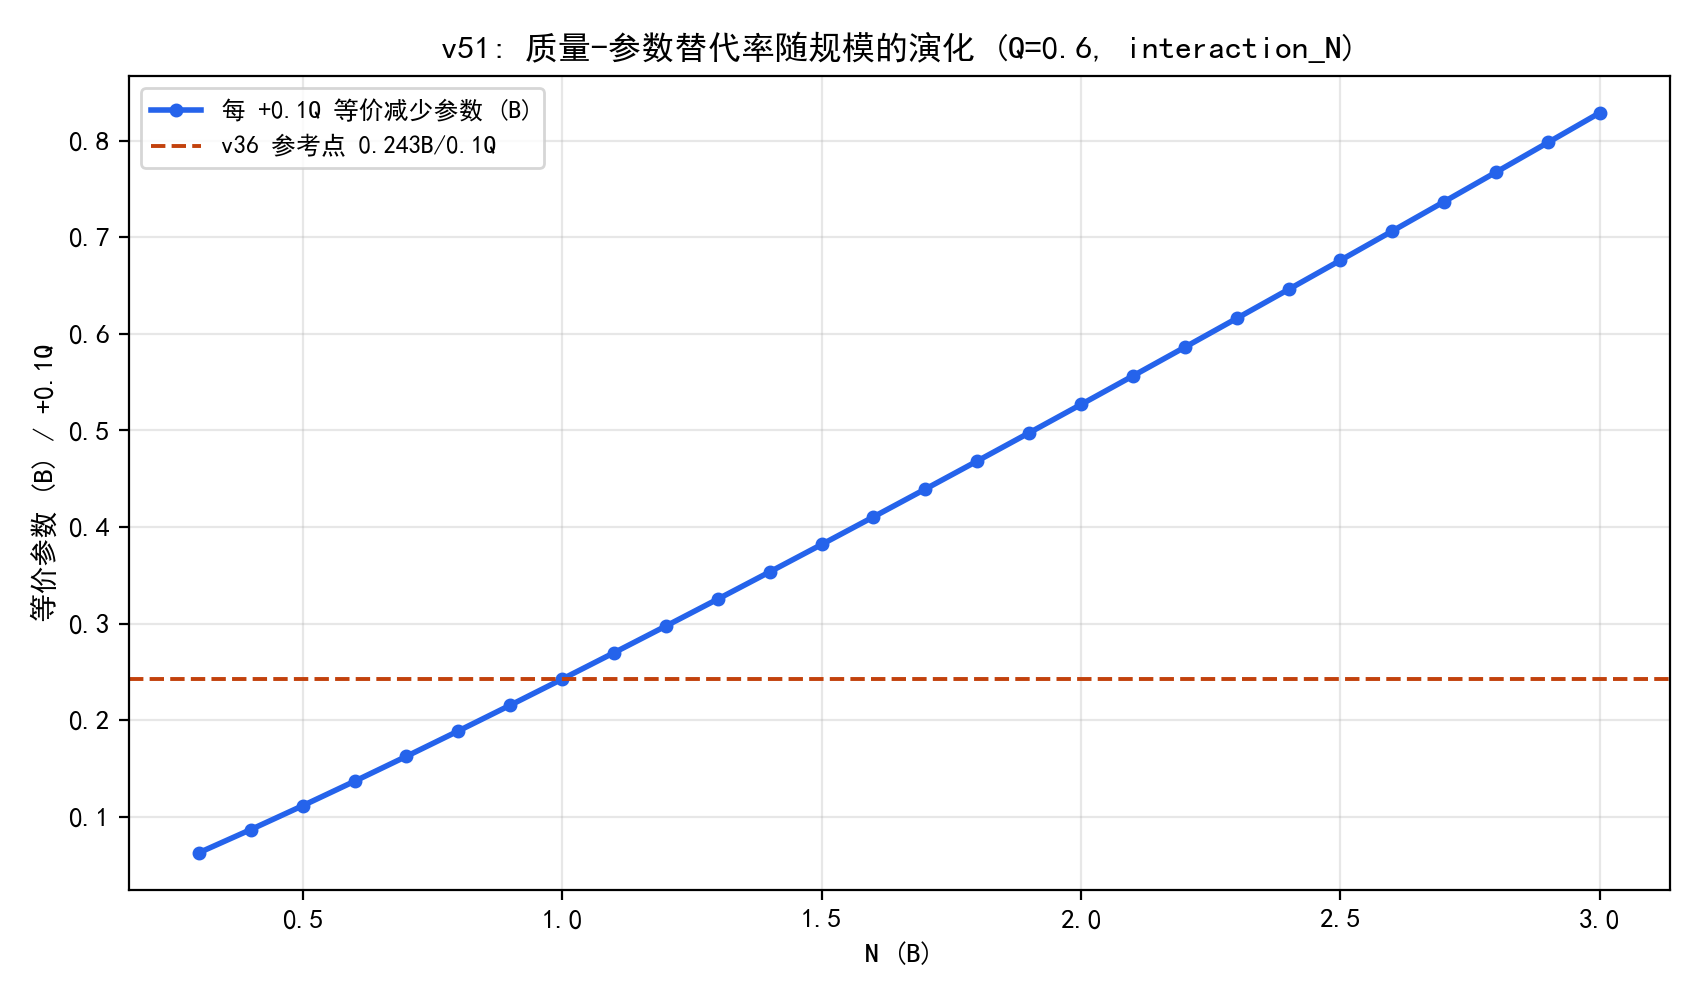

Reproduce this figure in Python.
# -*- coding: utf-8 -*-
"""
v51 实验: 质量-参数替代率随规模的演化
在 interaction_N 律下, 等损失面上的局部替代率 (隐函数定理):
  dN/dQ = -L_Q/L_N
  L_N = -a A N^{-a-1} - h C (1-Q)^g N^{-h-1}
  L_Q = -C g (1-Q)^{g-1} N^{-h}
沿 N in [0.3, 3]B (固定 Q=0.6) 与沿最优曲线 D=D*(N) 两条路径评估:
1) 每 0.1Q 等价参数 (B): 0.1*(-dN/dQ);
2) 替代率随规模的演化方向 (质量购买力随规模升/降);
3) 与 v36 参考点 (-0.243B/+0.1Q) 对照.
输出: experiments/v51_p2_subst_scale.csv/.json/.png
"""
import os, sys, json
import numpy as np
import pandas as pd
sys.path.insert(0, os.path.join(os.path.dirname(__file__), "..", "code"))
from common import BASE

EX = os.path.join(os.path.dirname(__file__))
os.makedirs(EX, exist_ok=True)

import matplotlib
matplotlib.use("Agg")
import matplotlib.pyplot as plt
import matplotlib.font_manager as fm
for _f in ("SimHei.ttf", "simsun.ttf"):
    _p = os.path.join(BASE, _f)
    if os.path.exists(_p):
        fm.fontManager.addfont(_p)
plt.rcParams["font.sans-serif"] = ["SimHei"]
plt.rcParams["axes.unicode_minus"] = False

# interaction_N 参数 (B6+B7 全样本, 与 p2_scaling_results.json 一致)
E, A, a, B_, b, C, g, h = (1.6397, 0.4039, 0.3055, 1.3228, 0.2921,
                           0.3563, 0.9912, 0.1627)
Q0 = 0.6


def dN_dQ(N, Q=Q0):
    L_N = -a * A * N ** (-a - 1) - h * C * (1 - Q) ** g * N ** (-h - 1)
    L_Q = -C * g * (1 - Q) ** (g - 1) * N ** (-h)
    return -L_Q / L_N


def dstar(N):
    k = (b * B_ / (a * A)) ** (1 / b)
    return k * N ** (a / b)


def main():
    Ns = np.linspace(0.3, 3.0, 28)
    rows = []
    for N in Ns:
        eq_fix = 0.1 * (-dN_dQ(N))          # 每 +0.1Q 可减少的参数 (B)
        D = dstar(N)
        eq_opt = 0.1 * (-dN_dQ(N))          # 沿 D*(N) 同 N 处 (替代率与 D 无关)
        rows.append({"N": float(N), "Dstar": float(D), "eq_0.1Q_B_fixD": float(eq_fix),
                     "eq_0.1Q_B_optD": float(eq_opt)})
        print(f"N={N:.2f}B D*={D:6.1f} | 每+0.1Q 等价减少 {eq_fix:+.3f}B 参数")
    rdf = pd.DataFrame(rows)
    rdf.to_csv(os.path.join(EX, "v51_p2_subst_scale.csv"), index=False, encoding="utf-8-sig")

    fig, ax = plt.subplots(figsize=(8.5, 5))
    ax.plot(Ns, rdf["eq_0.1Q_B_fixD"], color="#2563EB", lw=2, marker="o", ms=4,
            label="每 +0.1Q 等价减少参数 (B)")
    ax.axhline(0.243, color="#C2410C", lw=1.4, ls="--", label="v36 参考点 0.243B/0.1Q")
    ax.set_xlabel("N (B)"); ax.set_ylabel("等价参数 (B) / +0.1Q")
    ax.set_title("v51: 质量-参数替代率随规模的演化 (Q=0.6, interaction_N)")
    ax.legend(fontsize=9); ax.grid(alpha=0.3)
    fig.tight_layout(); fig.savefig(os.path.join(EX, "v51_p2_subst_scale.png"), dpi=200)
    plt.close(fig)

    with open(os.path.join(EX, "v51_p2_subst_scale.json"), "w", encoding="utf-8") as f:
        json.dump({"rows": rows, "N_ref": 1.0, "eq_ref": float(0.1 * (-dN_dQ(1.0))),
                   "trend": "上升" if rows[-1]["eq_0.1Q_B_fixD"] > rows[0]["eq_0.1Q_B_fixD"] else "下降"},
                  f, ensure_ascii=False, indent=2)
    print("\ndone v51")


if __name__ == "__main__":
    main()
